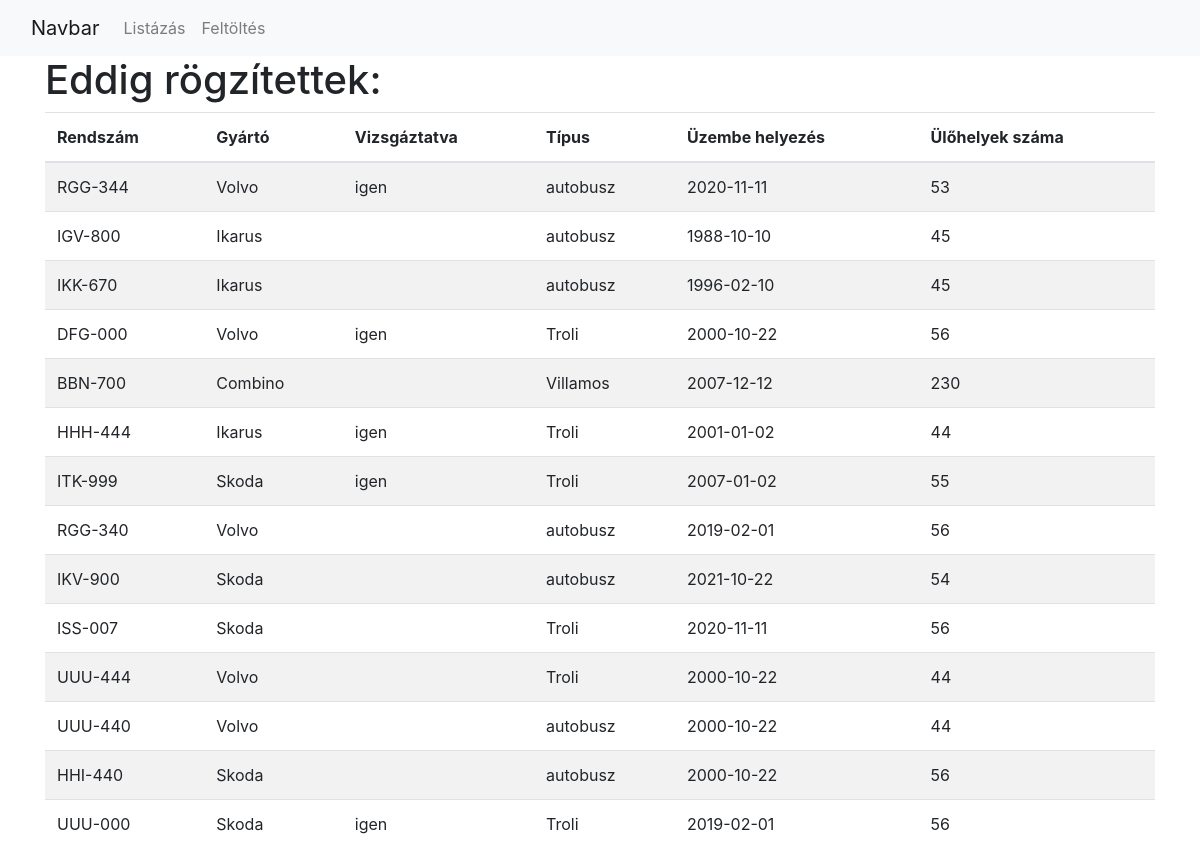
The page / on the database its author committed.
### tables this page shows
CREATE TABLE IF NOT EXISTS `tomegkozlekedesi_eszkozok` (
  `Rendszam` char(7) NOT NULL,
  `Gyarto` varchar(20) DEFAULT NULL,
  `Vizsgaztatva` enum('on','') DEFAULT NULL,
  `Tipus` varchar(20) DEFAULT NULL,
  `Uzembehelyezes` date DEFAULT NULL,
  `Ulohely` int(11) DEFAULT NULL,
  PRIMARY KEY (`Rendszam`)
);

### Adatbazis.php (called while the page is built, shortened)
<?php
class Adatbazis
{
    private $host    = "localhost";
    private $user    = "root";
    private $pass    = "";
    private $db_name = "php_elso_dolgozat";
    private $conn;
    private function kapcsolodas()
    {
        $this->conn = new mysqli($this->host, $this->user, $this->pass, $this->db_name);
        $this->conn->set_charset("utf8");
    }
    public function tomegkozlekedesi_eszkozok_lekerdezese()
    {
        $sql = "SELECT * FROM `tomegkozlekedesi_eszkozok`";
        $result = $this->conn->query($sql);
        return $result->fetch_all(MYSQLI_ASSOC);
    }
}

### fooldal.php (the view)
<h1>Eddig rögzítettek:</h1>
<table class="table table-striped">
    <thead>
    <tr>
        <th>Rendszám</th>
        <th>Gyártó</th>
        <th>Vizsgáztatva</th>
        <th>Típus</th>
        <th>Üzembe helyezés</th>
        <th>Ülőhelyek száma</th>
    </tr>
    </thead>
    <tbody>
        <?php
        require_once "Adatbazis.php";
        $adatbazis = new Adatbazis();
        $tomegkozlekedesi_eszkozok = $adatbazis->tomegkozlekedesi_eszkozok_lekerdezese();
        foreach ($tomegkozlekedesi_eszkozok as $regisztralt):
        ?>
        <tr>
            <td><?php echo $regisztralt['Rendszam']; ?></td>
            <td><?php echo $regisztralt['Gyarto']; ?></td>
            <td><?php if(($regisztralt['Vizsgaztatva'])=="on") {
                echo "igen";
            }
            ?></td>
            <td><?php echo $regisztralt['Tipus']; ?></td>
            <td><?php echo $regisztralt['Uzembehelyezes']; ?></td>
            <td><?php echo $regisztralt['Ulohely']; ?></td>
        </tr>
        <?php endforeach;?>
    </tbody>
</table>

### index.php (shortened to what this page needs)
<!DOCTYPE html>
<html lang="en">
<head>
    <link rel="stylesheet" href="https://maxcdn.bootstrapcdn.com/bootstrap/4.5.2/css/bootstrap.min.css">
</head>
<body>
    <?php include("navbar.php"); ?>
    <div class="container">
        <?php
        if (!isset($_GET['oldal'])) {
            include('fooldal.php');
        }
        ?>
    </div>
</body>
</html>

### navbar.php
<nav class="navbar navbar-expand-lg navbar-light bg-light">
  <div class="container-fluid">
    <a class="navbar-brand" href="index.php">Navbar</a>
    <div class="navbar-collapse" id="navbarColor02">
      <ul class="navbar-nav me-auto">
        <li class="nav-item">
          <a class="nav-link" href="index.php">Listázás</a>
        </li>
        <li class="nav-item">
          <a class="nav-link" href="index.php?oldal=regisztracio">Feltöltés</a>
        </li>
      </ul>
    </div>
  </div>
</nav>

### rows shown on the page
tomegkozlekedesi_eszkozok: Rendszam "RGG-344", Gyarto "Volvo", Vizsgaztatva "igen", Tipus "autobusz", Uzembehelyezes "2020-11-11", Ulohely "53"
tomegkozlekedesi_eszkozok: Rendszam "IGV-800", Gyarto "Ikarus", Tipus "autobusz", Uzembehelyezes "1988-10-10", Ulohely "45"
tomegkozlekedesi_eszkozok: Rendszam "IKK-670", Gyarto "Ikarus", Tipus "autobusz", Uzembehelyezes "1996-02-10", Ulohely "45"
tomegkozlekedesi_eszkozok: Rendszam "DFG-000", Gyarto "Volvo", Vizsgaztatva "igen", Tipus "Troli", Uzembehelyezes "2000-10-22", Ulohely "56"
tomegkozlekedesi_eszkozok: Rendszam "BBN-700", Gyarto "Combino", Tipus "Villamos", Uzembehelyezes "2007-12-12", Ulohely "230"
tomegkozlekedesi_eszkozok: Rendszam "HHH-444", Gyarto "Ikarus", Vizsgaztatva "igen", Tipus "Troli", Uzembehelyezes "2001-01-02", Ulohely "44"
tomegkozlekedesi_eszkozok: Rendszam "ITK-999", Gyarto "Skoda", Vizsgaztatva "igen", Tipus "Troli", Uzembehelyezes "2007-01-02", Ulohely "55"
tomegkozlekedesi_eszkozok: Rendszam "RGG-340", Gyarto "Volvo", Tipus "autobusz", Uzembehelyezes "2019-02-01", Ulohely "56"
tomegkozlekedesi_eszkozok: Rendszam "IKV-900", Gyarto "Skoda", Tipus "autobusz", Uzembehelyezes "2021-10-22", Ulohely "54"
tomegkozlekedesi_eszkozok: Rendszam "ISS-007", Gyarto "Skoda", Tipus "Troli", Uzembehelyezes "2020-11-11", Ulohely "56"
tomegkozlekedesi_eszkozok: Rendszam "UUU-444", Gyarto "Volvo", Tipus "Troli", Uzembehelyezes "2000-10-22", Ulohely "44"
tomegkozlekedesi_eszkozok: Rendszam "UUU-440", Gyarto "Volvo", Tipus "autobusz", Uzembehelyezes "2000-10-22", Ulohely "44"
tomegkozlekedesi_eszkozok: Rendszam "HHI-440", Gyarto "Skoda", Tipus "autobusz", Uzembehelyezes "2000-10-22", Ulohely "56"
tomegkozlekedesi_eszkozok: Rendszam "UUU-000", Gyarto "Skoda", Vizsgaztatva "igen", Tipus "Troli", Uzembehelyezes "2019-02-01", Ulohely "56"
